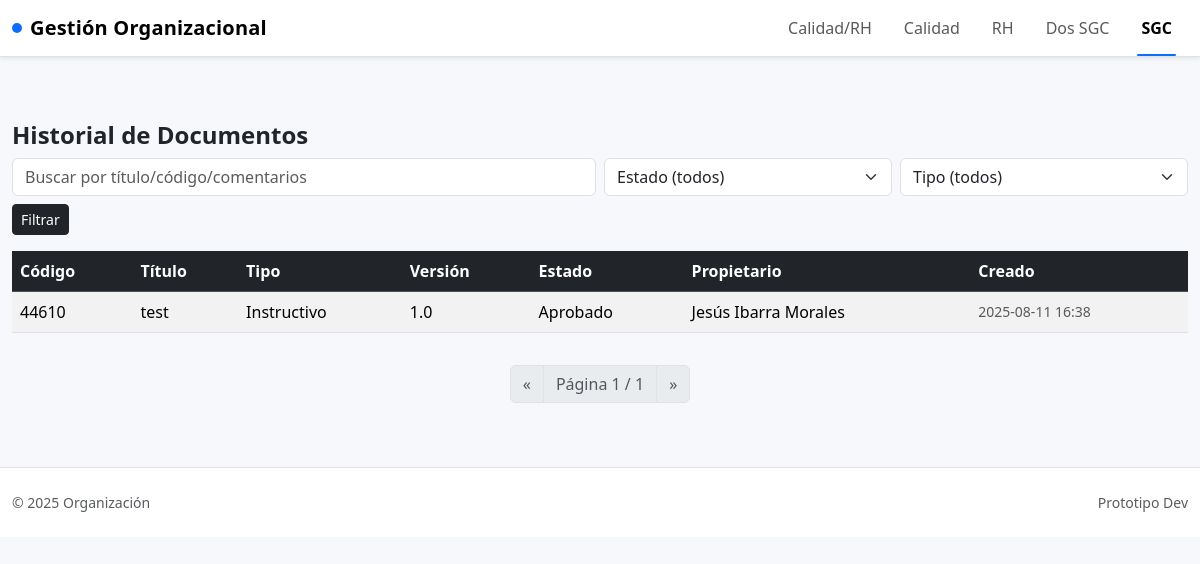
The app's page /sgc/historial/ with its own data.
### app/models.py (models this page shows, shortened)
class TimeStampedModel(models.Model):
    created_at = models.DateTimeField(auto_now_add=True)
    updated_at = models.DateTimeField(auto_now=True)
    class Meta:
        abstract = True

class DocumentoSGC(TimeStampedModel):
    ESTADOS = (("Borrador","Borrador"),("En revisión","En revisión"),("Aprobado","Aprobado"),("Obsoleto","Obsoleto"))
    TIPOS = (("Procedimiento","Procedimiento"),("Instructivo","Instructivo"),("Formato","Formato"),("Política","Política"))
    titulo = models.CharField(max_length=200)
    tipo = models.CharField(max_length=30, choices=TIPOS)
    codigo = models.CharField(max_length=50)
    version = models.CharField(max_length=10, default="1.0")
    estado = models.CharField(max_length=20, choices=ESTADOS, default="Borrador")
    propietario = models.ForeignKey(Empleado, on_delete=models.SET_NULL, null=True, related_name='documentos_propietario')
    revisores = models.ManyToManyField(Empleado, blank=True, related_name='documentos_a_revisar')
    archivo = models.FileField(upload_to='documentos/', blank=True)
    fecha_emision = models.DateField()
    fecha_vencimiento = models.DateField(null=True, blank=True)
    comentarios = models.TextField(blank=True)
    class Meta:
        unique_together = ('codigo', 'version')

class Empleado(TimeStampedModel):
    nombre = models.CharField(max_length=150)
    correo = models.EmailField(blank=True)
    def __str__(self):
        return self.nombre

### app/views.py (the view)
# urls.py: path('sgc/historial/', views.hist_documentos, name='hist_documentos')
def hist_documentos(request):
    qs = DocumentoSGC.objects.select_related('propietario').order_by('-created_at')
    q = request.GET.get('q', '').strip()
    estado = request.GET.get('estado')
    tipo = request.GET.get('tipo')
    if q:
        qs = qs.filter(Q(titulo__icontains=q) | Q(codigo__icontains=q) | Q(comentarios__icontains=q))
    if estado:
        qs = qs.filter(estado=estado)
    if tipo:
        qs = qs.filter(tipo=tipo)
    page = _paginate(request, qs)
    return render(request, 'hist_documentos.html', {'page': page})

### app/views.py (called while the page is built)
def _paginate(request, qs, per_page=25):
    return Paginator(qs, per_page).get_page(request.GET.get('page'))

### app/templates/hist_documentos.html (shortened to what this page needs)
{% extends 'base.html' %}
{% block content %}
<h1 class="h4 fw-bold">Historial de Documentos</h1>
<form class="row g-2 mb-3" method="get">
  <div class="col-md-6">
    <input class="form-control" name="q" value="{{ request.GET.q }}" placeholder="Buscar por título/código/comentarios">
  </div>
  <div class="col-md-3">
    <select class="form-select" name="estado">
      <option value="">Estado (todos)</option>
    </select>
  </div>
  <div class="col-md-3">
    <select class="form-select" name="tipo">
      <option value="">Tipo (todos)</option>
    </select>
  </div>
  <div class="col-12">
    <button class="btn btn-dark btn-sm">Filtrar</button>
  </div>
</form>
<div class="table-responsive">
<table class="table table-striped align-middle">
  <thead class="table-dark">
    <tr><th>Código</th><th>Título</th><th>Tipo</th><th>Versión</th><th>Estado</th><th>Propietario</th><th>Creado</th></tr>
  </thead>
  <tbody>
    {% for d in page.object_list %}
      <tr>
        <td>{{ d.codigo }}</td>
        <td>{{ d.titulo }}</td>
        <td>{{ d.tipo }}</td>
        <td>{{ d.version }}</td>
        <td>{{ d.estado }}</td>
        <td>{{ d.propietario }}</td>
        <td class="text-muted small">{{ d.created_at|date:'Y-m-d H:i' }}</td>
      </tr>
    {% empty %}
      <tr><td colspan="7" class="text-center text-muted">Sin registros</td></tr>
    {% endfor %}
  </tbody>
</table>
</div>
{% include '_pager.html' with page=page %}
{% endblock %}

### app/templates/base.html (style rules this page uses)
:root { --app-body-bg: #f6f8fb; }
body { background: var(--app-body-bg); }
.table td, .table th { vertical-align: middle; }

### records on screen
DocumentoSGC: codigo "44610", titulo "test", tipo "Instructivo", version "1.0", estado "Aprobado", propietario "Jesús Ibarra Morales", created_at "2025-08-11 16:38"

### other values on screen
{{ page.number }} "1"
{{ page.paginator.num_pages }} "1"
{{ now|default:2025 }} "2025"
